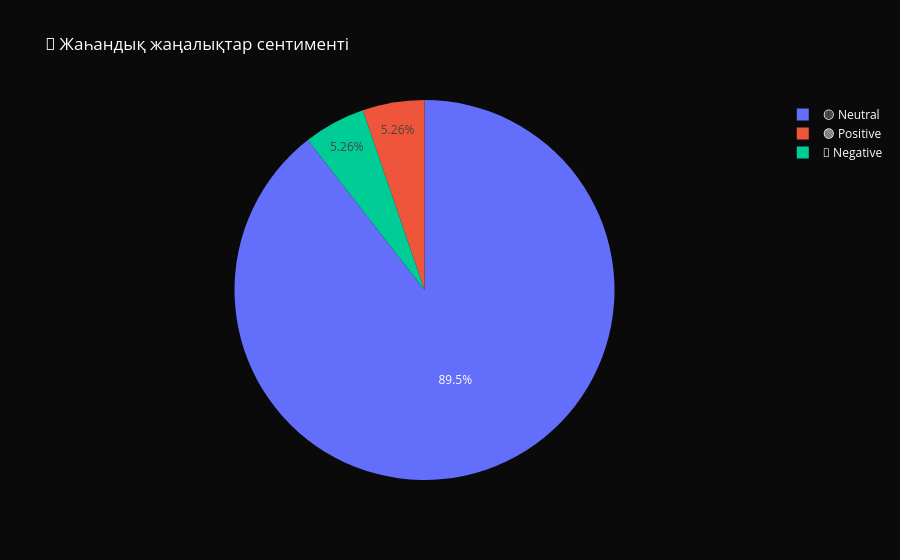
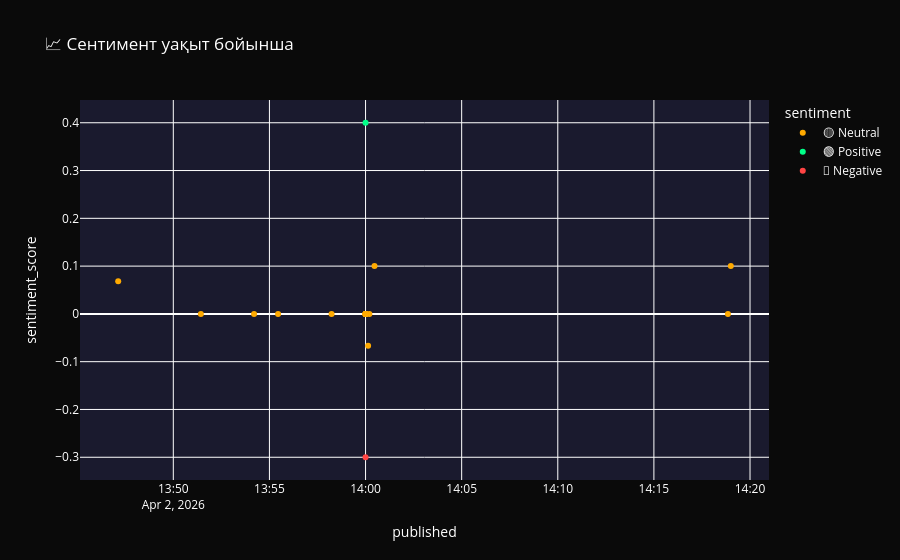

Notebook code cell kept with these figures, in order:
### Code cell
# Sentiment визуализация
sentiment_counts = df_news['sentiment'].value_counts().reset_index()
sentiment_counts.columns = ['sentiment', 'count']

fig3 = px.pie(
    sentiment_counts,
    values='count',
    names='sentiment',
    title='📰 Жаһандық жаңалықтар сентименті',
    color_discrete_map={
        '🔴 Negative': '#ff4444',
        '🟡 Neutral': '#ffaa00',
        '🟢 Positive': '#00ff88'
    }
)

fig3.update_layout(
    paper_bgcolor='#0a0a0a',
    font=dict(color='white')
)

fig3.show()

# Timeline
fig4 = px.scatter(
    df_news,
    x='published',
    y='sentiment_score',
    color='sentiment',
    hover_name='title',
    title='📈 Сентимент уақыт бойынша',
    color_discrete_map={
        '🔴 Negative': '#ff4444',
        '🟡 Neutral': '#ffaa00',
        '🟢 Positive': '#00ff88'
    }
)

fig4.update_layout(
    paper_bgcolor='#0a0a0a',
    plot_bgcolor='#1a1a2e',
    font=dict(color='white')
)

fig4.show()

### Figure 1 — Plotly figure (JSON) as saved in the notebook; plotly's stock layout.template omitted (floating-point values rounded to 4 significant figures)
{"data": [{"domain": {"x": [0, 1], "y": [0, 1]}, "hovertemplate": "sentiment=%{label}<br>count=%{value}<extra></extra>", "labels": ["🟡 Neutral", "🟢 Positive", "🔴 Negative"], "legendgroup": "", "name": "", "showlegend": true, "type": "pie", "values": [17, 1, 1]}], "layout": {"font": {"color": "white"}, "legend": {"tracegroupgap": 0}, "paper_bgcolor": "#0a0a0a", "title": {"text": "📰 Жаһандық жаңалықтар сентименті"}}}

### Figure 2 — Plotly figure (JSON) as saved in the notebook; plotly's stock layout.template omitted (floating-point values rounded to 4 significant figures)
{"data": [{"hovertemplate": "<b>%{hovertext}</b><br><br>sentiment=🟡 Neutral<br>published=%{x}<br>sentiment_score=%{y}<extra></extra>", "hovertext": ["SMR SHAREHOLDER REMINDER: Faruqi & Faruqi, LLP Reminds NuScale (SMR) Investors of Securities Class Action Deadline on April 20, 2026", "Video: “I’ve studied nuclear war for 15 years – you should be worried”", "Ask Hackaday: How Much Compute is Enough?", "Who Gets to Block the Sun?", "Macron Says Unrealistic to Free Strait of Hormuz Militarily", "How to Avoid an Accidental Nuclear War with North Korea", "Specificity and recognition of the ADP-ribosyl-ubiquitin modification in the DNA damage response", "Correction: Temporal gating of nuclear import: How Merkel cell polyomavirus exploits the cell cycle for nuclear entry", "Defining the impact of Getah virus envelope protein glycosylation site mutations on viral replication, host adaptation, virulence, and immune evasion", "Impaired dynein function preserves spinal interneuron survival and positioning in an ALS-like mouse model", "The effects of increasing dosages of narasin on ruminal fermentation patterns, bacterial community composition, and nutrient digestibility in beef cattle receiving feedlot diets", "Glycosomal Aquaglyceroporin 1 dual role in iron homeostasis and antimony susceptibility in Leishmania amazonensis", "How Washington’s Iran Groupthink Led to a Global War", "FO Talks: Will Trump and Netanyahu Accept Iran’s Demands as Peace Talks Begin?", "Trump’s Iran Speech Showed the Desperation of a Loser", "A jury says Meta and Google hurt a kid. What now?", "FO Talks: The Iran War May Push Tehran Toward Nuclear Weapons and a New Middle East"], "legendgroup": "🟡 Neutral", "marker": {"color": "#ffaa00", "symbol": "circle"}, "mode": "markers", "name": "🟡 Neutral", "orientation": "v", "showlegend": true, "type": "scatter", "x": ["2026-04-02T14:19:00Z", "2026-04-02T14:18:51Z", "2026-04-02T14:00:28Z", "2026-04-02T14:00:12Z", "2026-04-02T14:00:08Z", "2026-04-02T14:00:00Z", "2026-04-02T14:00:00Z", "2026-04-02T14:00:00Z", "2026-04-02T14:00:00Z", "2026-04-02T14:00:00Z", "2026-04-02T14:00:00Z", "2026-04-02T14:00:00Z", "2026-04-02T13:58:14Z", "2026-04-02T13:55:27Z", "2026-04-02T13:54:12Z", "2026-04-02T13:51:26Z", "2026-04-02T13:47:08Z"], "xaxis": "x", "y": [0.1, 0.0, 0.1, 0.0, -0.06667, 0.0, 0.0, 0.0, 0.0, 0.0, 0.0, 0.0, 0.0, 0.0, 0.0, 0.0, 0.06818], "yaxis": "y"}, {"hovertemplate": "<b>%{hovertext}</b><br><br>sentiment=🟢 Positive<br>published=%{x}<br>sentiment_score=%{y}<extra></extra>", "hovertext": ["Primary cilia in osteoblasts and osteocytes are required for skeletal development and mechano-adaptation"], "legendgroup": "🟢 Positive", "marker": {"color": "#00ff88", "symbol": "circle"}, "mode": "markers", "name": "🟢 Positive", "orientation": "v", "showlegend": true, "type": "scatter", "x": ["2026-04-02T14:00:00Z"], "xaxis": "x", "y": [0.4], "yaxis": "y"}, {"hovertemplate": "<b>%{hovertext}</b><br><br>sentiment=🔴 Negative<br>published=%{x}<br>sentiment_score=%{y}<extra></extra>", "hovertext": ["DNMT1 loss leads to hypermethylation of a subset of late replicating domains by DNMT3A"], "legendgroup": "🔴 Negative", "marker": {"color": "#ff4444", "symbol": "circle"}, "mode": "markers", "name": "🔴 Negative", "orientation": "v", "showlegend": true, "type": "scatter", "x": ["2026-04-02T14:00:00Z"], "xaxis": "x", "y": [-0.3], "yaxis": "y"}], "layout": {"font": {"color": "white"}, "legend": {"title": {"text": "sentiment"}, "tracegroupgap": 0}, "paper_bgcolor": "#0a0a0a", "plot_bgcolor": "#1a1a2e", "title": {"text": "📈 Сентимент уақыт бойынша"}, "xaxis": {"anchor": "y", "domain": [0, 1], "title": {"text": "published"}}, "yaxis": {"anchor": "x", "domain": [0, 1], "title": {"text": "sentiment_score"}}}}
